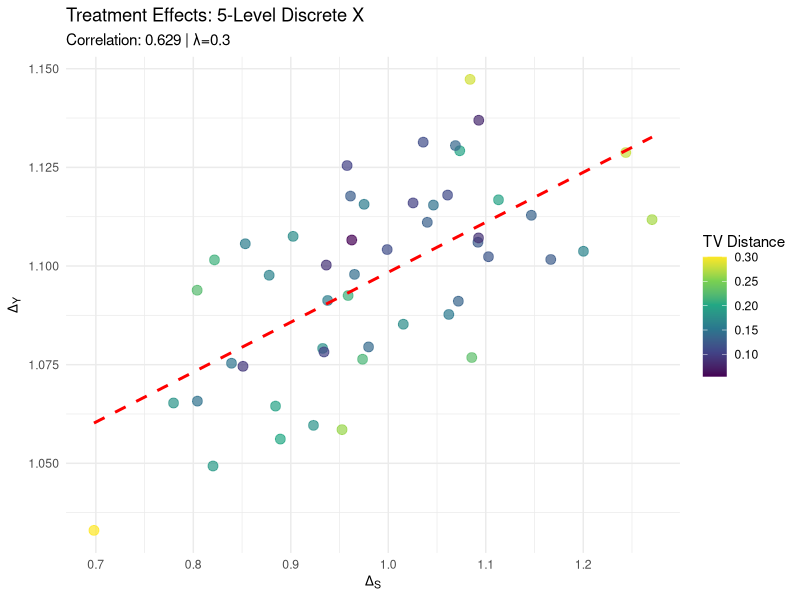

The R script that drew this image:
# Parameter Calibration for 5-Level Discrete X DGP
#
# X ∈ {-2, -1, 0, 1, 2} approximating N(0,1)

library(dplyr)
library(ggplot2)

# =============================================================================
# Helper Functions
# =============================================================================

#' Generate RCT data with 5-level discrete X
#'
#' @param n Sample size
#' @param p_X Probability vector for X ∈ {-2, -1, 0, 1, 2}
#' @param params DGP parameters
generate_5level_x_data <- function(n, p_X = c(0.05, 0.25, 0.40, 0.25, 0.05),
                                    params, seed = NULL) {
  if (!is.null(seed)) set.seed(seed)

  X_levels <- c(-2, -1, 0, 1, 2)

  # Sample X from discrete distribution
  X <- sample(X_levels, size = n, replace = TRUE, prob = p_X)
  A <- rbinom(n, 1, 0.5)

  # S = (gamma_A + gamma_AX * X) * A + ε_S
  S <- (params$gamma_A + params$gamma_AX * X) * A +
       rnorm(n, sd = params$sigma_S)

  # Y = (beta_A + beta_AX * X) * A + beta_S * S + beta_SX * S * X + ε_Y
  Y <- (params$beta_A + params$beta_AX * X) * A +
       params$beta_S * S +
       params$beta_SX * S * X +
       rnorm(n, sd = params$sigma_Y)

  data.frame(X = X, A = A, S = S, Y = Y)
}

#' Compute treatment effects for given distribution
compute_treatment_effects_5level <- function(n_large = 50000, p_X, params) {
  data <- generate_5level_x_data(n_large, p_X, params)

  Delta_S <- mean(data$S[data$A == 1]) - mean(data$S[data$A == 0])
  Delta_Y <- mean(data$Y[data$A == 1]) - mean(data$Y[data$A == 0])

  c(Delta_S = Delta_S, Delta_Y = Delta_Y)
}

#' Compute correlation across TV ball for 5-level X
compute_correlation_5level <- function(p_X_0 = c(0.05, 0.25, 0.40, 0.25, 0.05),
                                       lambda = 0.3,
                                       params,
                                       n_studies = 50,
                                       n_per_study = 20000) {

  # Sample distributions from TV ball
  # For 5-level X, TV ball is more complex - use simple uniform sampling
  # Sample uniformly within L1 ball around P0

  library(MASS)  # For mvrnorm if needed

  # Simple approach: sample perturbations
  P_samples <- matrix(0, nrow = n_studies, ncol = 5)

  for (m in seq_len(n_studies)) {
    # Random walk on simplex
    P_m <- p_X_0

    # Add random perturbation
    perturbation <- rnorm(5, sd = lambda/3)
    P_m <- P_m + perturbation

    # Project back to simplex
    P_m <- pmax(P_m, 0.01)  # Floor at 0.01
    P_m <- P_m / sum(P_m)

    # Check TV distance
    tv_dist <- 0.5 * sum(abs(P_m - p_X_0))

    # If within ball, accept
    if (tv_dist <= lambda) {
      P_samples[m, ] <- P_m
    } else {
      # Scale back
      direction <- (P_m - p_X_0)
      scale_factor <- lambda / tv_dist
      P_samples[m, ] <- p_X_0 + scale_factor * direction
    }
  }

  # Compute treatment effects for each distribution
  effects <- t(apply(P_samples, 1, function(p) {
    compute_treatment_effects_5level(n_per_study, p, params)
  }))

  correlation <- cor(effects[, "Delta_S"], effects[, "Delta_Y"])

  list(
    correlation = correlation,
    Delta_S = effects[, "Delta_S"],
    Delta_Y = effects[, "Delta_Y"],
    P_samples = P_samples
  )
}

# =============================================================================
# Test with Slides Parameters
# =============================================================================

message("\n=== Test: 5-Level X with Slides Parameters ===\n")

params_slides <- list(
  gamma_A = 1.0,
  gamma_AX = 0.5,
  beta_A = 0.25,
  beta_AX = -0.3,    # Use calibrated value from binary X
  beta_S = 0.9,
  beta_SX = -0.1,    # Use calibrated value from binary X
  sigma_S = 0.5,
  sigma_Y = 0.5
)

# P0: approximate N(0,1) discrete distribution
p_X_0 <- c(0.05, 0.25, 0.40, 0.25, 0.05)
X_levels <- c(-2, -1, 0, 1, 2)

cat("Reference distribution P0:\n")
cat(sprintf("  P(X=%d) = %.2f\n", X_levels, p_X_0))
cat(sprintf("  E[X] = %.3f\n", sum(X_levels * p_X_0)))
cat(sprintf("  Var[X] = %.3f\n", sum((X_levels - sum(X_levels * p_X_0))^2 * p_X_0)))

# Compute correlation
message("\nComputing correlation within TV ball (λ=0.3)...")
cor_result <- compute_correlation_5level(
  p_X_0 = p_X_0,
  lambda = 0.3,
  params = params_slides,
  n_studies = 50,
  n_per_study = 20000
)

cat(sprintf("\nCorrelation: %.4f\n", cor_result$correlation))
cat(sprintf("  Delta_S range: [%.3f, %.3f]\n",
            min(cor_result$Delta_S), max(cor_result$Delta_S)))
cat(sprintf("  Delta_Y range: [%.3f, %.3f]\n",
            min(cor_result$Delta_Y), max(cor_result$Delta_Y)))

# Check variation in distributions
tv_distances <- apply(cor_result$P_samples, 1, function(p) {
  0.5 * sum(abs(p - p_X_0))
})
cat(sprintf("  TV distances: [%.3f, %.3f]\n", min(tv_distances), max(tv_distances)))

# Visualize
plot_data <- data.frame(
  Delta_S = cor_result$Delta_S,
  Delta_Y = cor_result$Delta_Y,
  tv_dist = tv_distances
)

p1 <- ggplot(plot_data, aes(x = Delta_S, y = Delta_Y, color = tv_dist)) +
  geom_point(size = 3, alpha = 0.7) +
  geom_smooth(method = "lm", se = FALSE, color = "red", linetype = "dashed") +
  scale_color_viridis_c() +
  labs(
    title = "Treatment Effects: 5-Level Discrete X",
    subtitle = sprintf("Correlation: %.3f | λ=0.3", cor_result$correlation),
    x = expression(Delta[S]),
    y = expression(Delta[Y]),
    color = "TV Distance"
  ) +
  theme_minimal()

print(p1)

# Check if correlation is reasonable (not ±1)
message("\n=== Assessment ===")
if (abs(cor_result$correlation) > 0.95) {
  message("✗ Correlation is still near ±1 (perfect dependence)")
  message("  5-level X may still be too constrained")
} else if (abs(cor_result$correlation) < 0.2) {
  message("✓ Correlation is reasonable (near-zero as desired)")
  message("  5-level X breaks perfect dependence!")
} else {
  message("~ Correlation is moderate")
  message(sprintf("  |cor| = %.3f (target was near-zero)", abs(cor_result$correlation)))
}

message("\n=== Complete ===\n")
